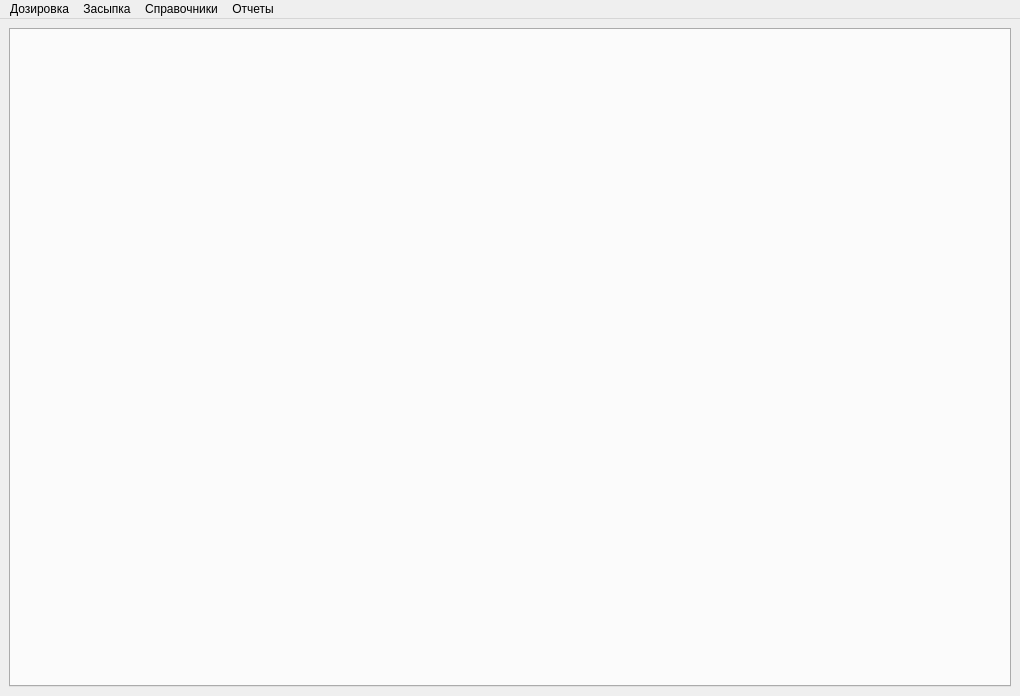
<?xml version="1.0" encoding="UTF-8"?>
<ui version="4.0">
 <class>MainWindow</class>
 <widget class="QMainWindow" name="MainWindow">
  <property name="geometry">
   <rect>
    <x>0</x>
    <y>0</y>
    <width>1020</width>
    <height>696</height>
   </rect>
  </property>
  <property name="windowTitle">
   <string>Дозирование компонентов</string>
  </property>
  <widget class="QWidget" name="centralwidget">
   <layout class="QVBoxLayout" name="verticalLayout">
    <item>
     <widget class="QTabWidget" name="tabWidget">
      <property name="currentIndex">
       <number>-1</number>
      </property>
      <property name="tabsClosable">
       <bool>true</bool>
      </property>
      <property name="movable">
       <bool>true</bool>
      </property>
     </widget>
    </item>
   </layout>
  </widget>
  <widget class="QMenuBar" name="menubar">
   <property name="geometry">
    <rect>
     <x>0</x>
     <y>0</y>
     <width>1020</width>
     <height>25</height>
    </rect>
   </property>
   <widget class="QMenu" name="menu">
    <property name="title">
     <string>Дозировка</string>
    </property>
    <addaction name="actionDoz"/>
   </widget>
   <widget class="QMenu" name="menu_2">
    <property name="title">
     <string>Справочники</string>
    </property>
    <addaction name="actionComp"/>
    <addaction name="actionGroups"/>
   </widget>
   <widget class="QMenu" name="menu_3">
    <property name="title">
     <string>Отчеты</string>
    </property>
    <addaction name="actionRepDoz"/>
    <addaction name="actionRepPack"/>
    <addaction name="actionRepBunk"/>
   </widget>
   <widget class="QMenu" name="menu_4">
    <property name="title">
     <string>Засыпка</string>
    </property>
    <addaction name="actionBackfill"/>
    <addaction name="actionBackfillHist"/>
    <addaction name="separator"/>
    <addaction name="actionOst"/>
   </widget>
   <addaction name="menu"/>
   <addaction name="menu_4"/>
   <addaction name="menu_2"/>
   <addaction name="menu_3"/>
  </widget>
  <action name="actionDoz">
   <property name="text">
    <string>Партии дозировки</string>
   </property>
  </action>
  <action name="actionDozNew">
   <property name="text">
    <string>Новая</string>
   </property>
  </action>
  <action name="actionComp">
   <property name="text">
    <string>Компоненты</string>
   </property>
  </action>
  <action name="actionRepPack">
   <property name="text">
    <string>Расход компонентов на упакованные электроды</string>
   </property>
  </action>
  <action name="actionGroups">
   <property name="text">
    <string>Группы электродов</string>
   </property>
  </action>
  <action name="actionBackfill">
   <property name="text">
    <string>Засыпать компоненты</string>
   </property>
  </action>
  <action name="actionBackfillHist">
   <property name="text">
    <string>История засыпки</string>
   </property>
  </action>
  <action name="actionRepDoz">
   <property name="text">
    <string>Расход компонентов на линии дозировки</string>
   </property>
  </action>
  <action name="actionOst">
   <property name="text">
    <string>Остатки в бункерах</string>
   </property>
  </action>
  <action name="actionRepBunk">
   <property name="text">
    <string>Отчет по бункерам</string>
   </property>
  </action>
 </widget>
 <resources/>
 <connections/>
</ui>
